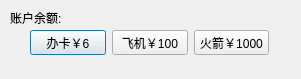
<?xml version="1.0" encoding="UTF-8"?>
<ui version="4.0">
 <class>GiftDialog</class>
 <widget class="QDialog" name="GiftDialog">
  <property name="geometry">
   <rect>
    <x>0</x>
    <y>0</y>
    <width>301</width>
    <height>79</height>
   </rect>
  </property>
  <property name="windowTitle">
   <string>礼物</string>
  </property>
  <widget class="QLabel" name="label">
   <property name="geometry">
    <rect>
     <x>10</x>
     <y>10</y>
     <width>61</width>
     <height>16</height>
    </rect>
   </property>
   <property name="text">
    <string>账户余额:</string>
   </property>
  </widget>
  <widget class="QWidget" name="layoutWidget">
   <property name="geometry">
    <rect>
     <x>30</x>
     <y>30</y>
     <width>239</width>
     <height>25</height>
    </rect>
   </property>
   <layout class="QHBoxLayout" name="horizontalLayout">
    <item>
     <widget class="QPushButton" name="pb6">
      <property name="text">
       <string>办卡￥6</string>
      </property>
     </widget>
    </item>
    <item>
     <widget class="QPushButton" name="pb100">
      <property name="text">
       <string>飞机￥100</string>
      </property>
     </widget>
    </item>
    <item>
     <widget class="QPushButton" name="pb1000">
      <property name="text">
       <string>火箭￥1000</string>
      </property>
     </widget>
    </item>
   </layout>
  </widget>
 </widget>
 <resources/>
 <connections/>
</ui>
